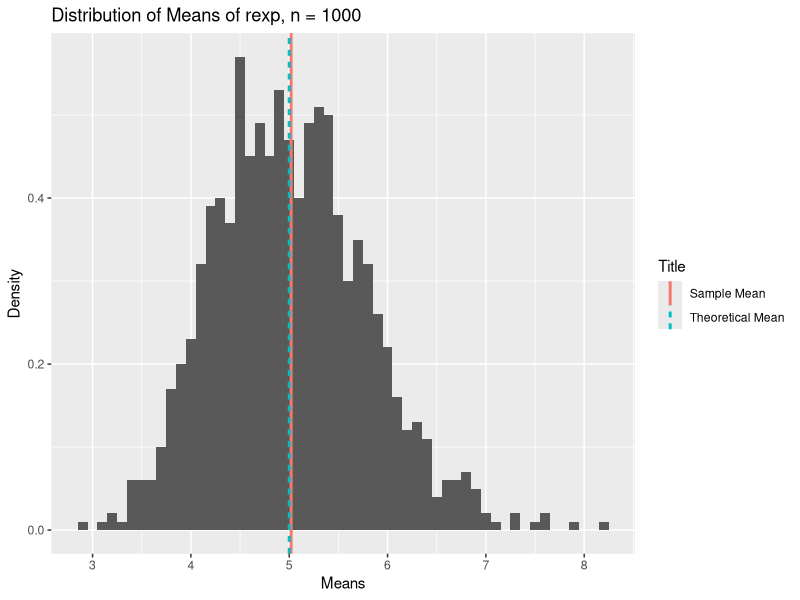
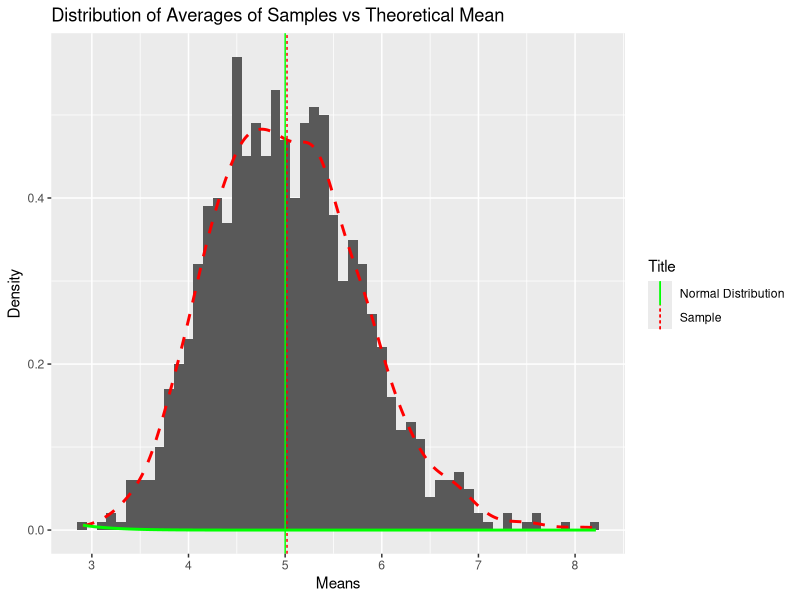

Reproduce these figures in R, in order.
## ---- chunk 1
knitr::opts_chunk$set(echo = TRUE, message = FALSE, fig.path='figure/')
## ---- chunk 2
# load library
require(ggplot2)

# set lambda is 0.2
lambda = 0.2

# distribution of 40 exponentials
n = 40

# repeat 1000 simulations
nsims = 1:1000

# set a seed to reproduce the data
set.seed(20151226)

# gather the means
meansDF <- data.frame(x = sapply(nsims, function(x) {mean(rexp(n, lambda))}))
## ---- chunk 3
# calculate Sample mean and Theoretical mean
meanData <- data.frame(Title=c("Sample Mean", "Theoretical Mean"), Vals=c(colMeans(meansDF), 1/lambda))

# plot vertical line for both Sample mean and Theoretical mean
ggplot(data = meansDF, aes(x = x)) + 
    geom_histogram(binwidth=0.1, aes(y=..density..)) +
    geom_vline(data=meanData, mapping=aes(xintercept=Vals, linetype=Title, colour=Title), size=1, show_guide = TRUE) +
    labs(title = "Distribution of Means of rexp, n = 1000") + labs(x="Means") + labs(y="Density")
## ---- chunk 4
# Theoretical Standard Deviation and Variance:
theoreticalSD <- (1/lambda)/sqrt(n)
theoreticalVariance <- theoreticalSD ^2
## ---- chunk 5
# Simulated Standard Deviation and Variance:
sampleSD <- sd(meansDF$x)
sampleVariance <- sampleSD ^2
## ---- chunk 6
# calculate Sample mean and Theoretical mean
df <- data.frame(Title=c("Sample", "Normal Distribution"), Vals=c(colMeans(meansDF), 1/lambda))

# plot Distribution of Averages of Sample vs Theoretical Mean
ggplot(data = meansDF, aes(x = x)) + 
    geom_histogram(binwidth=0.1, aes(y=..density..)) +
    geom_density(color="red", size=1, linetype=2) +
    geom_vline(data=df[df$Title == "Sample", ], mapping=aes(xintercept=df[df$Title == "Sample", ]$Vals, linetype=Title), colour="red", show_guide = TRUE) +
    stat_function(fun=dnorm, arg=list(mean=df$Vals[df$Title == "Normal Distribution"], sd=theoreticalSD), color = "green", size=1) +
    geom_vline(data=df[df$Title == "Normal Distribution", ], mapping=aes(xintercept=df[df$Title == "Normal Distribution", ]$Vals, linetype=Title), colour="green", show_guide = TRUE) +
    guides(linetype=guide_legend(override.aes=list(colour = c("green","red"))))+
    labs(title = "Distribution of Averages of Samples vs Theoretical Mean") + labs(x="Means") + labs(y="Density")
